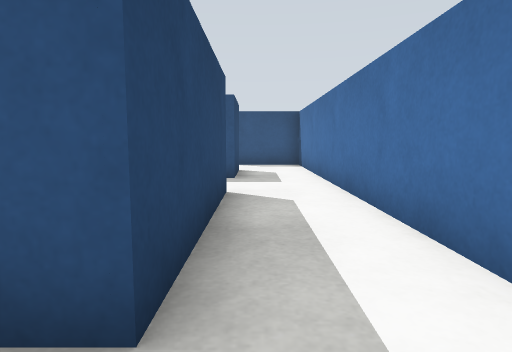
view 1 (above)

24 first-person views from a walk through a world built for the Gazebo simulator. The camera is 0.18 m above the floor, tilts 6° down and sees 75° across. The floor is counted in squares, 0.2 m on a side. Each view is taken from the middle of a square. On the plan, view 1 faces up. The plan holds only what a view shows up to about 12 squares ahead; the rest is blank.

view 2
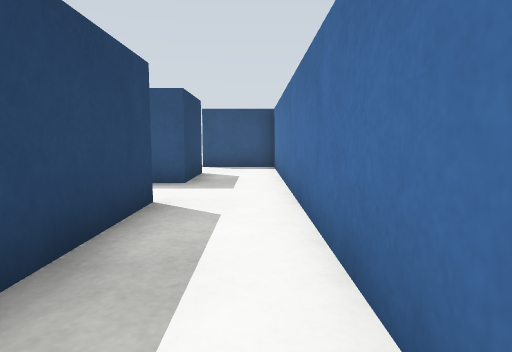

view 3
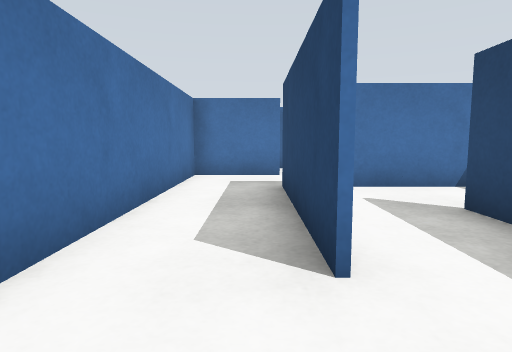

view 4
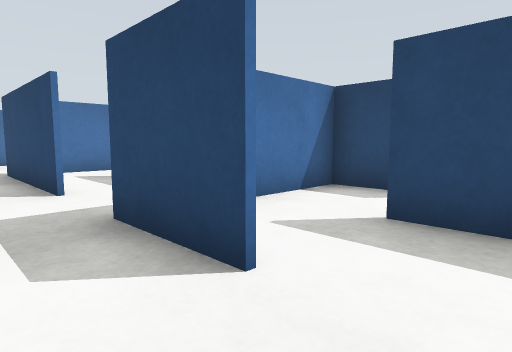

view 5
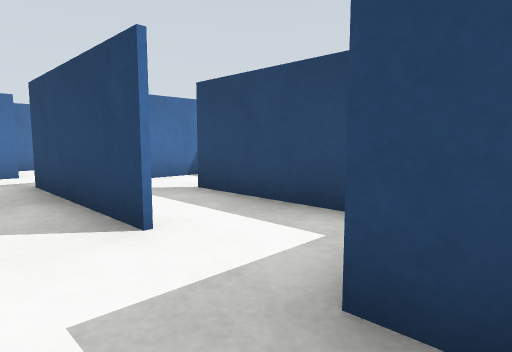

view 6
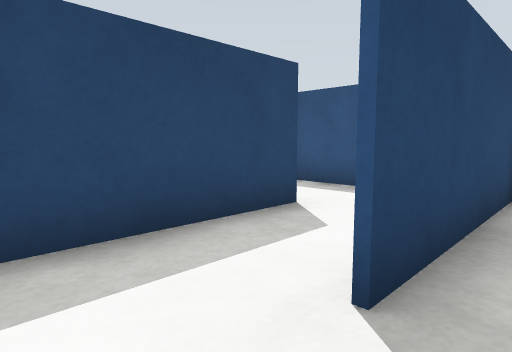

view 7
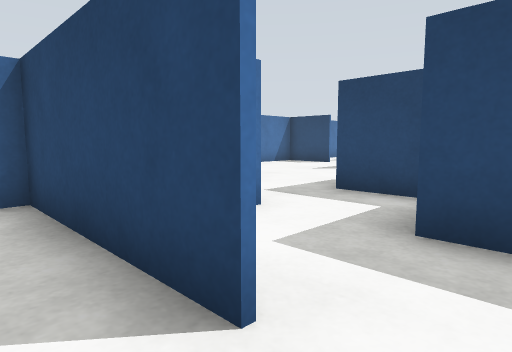

view 8
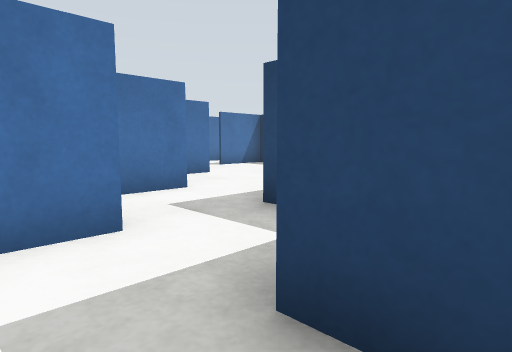

view 9
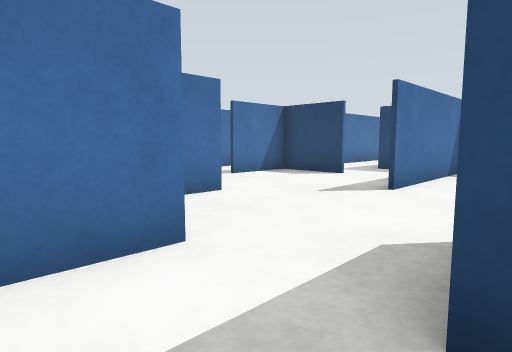

view 10
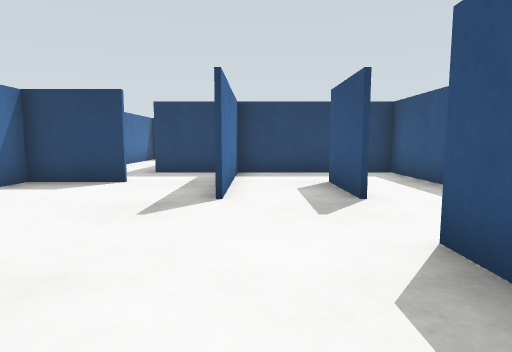

view 11
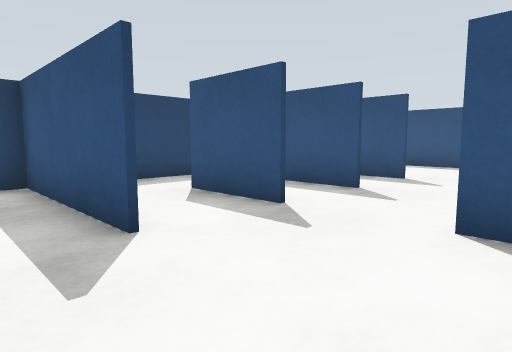

view 12
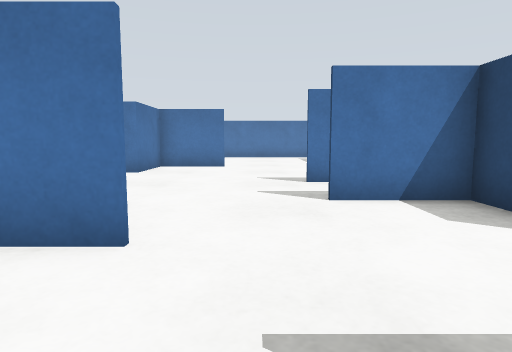

view 13
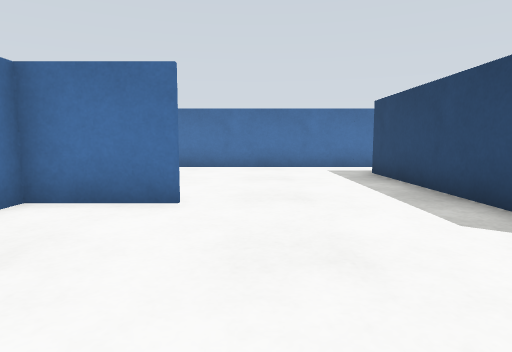

view 14
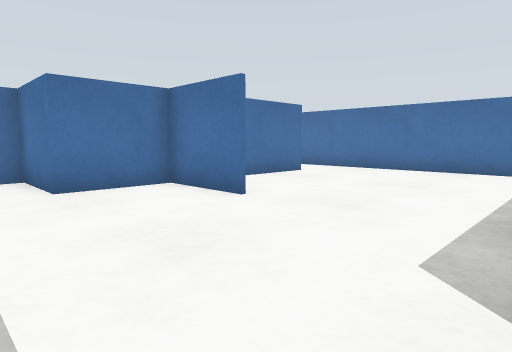

view 15
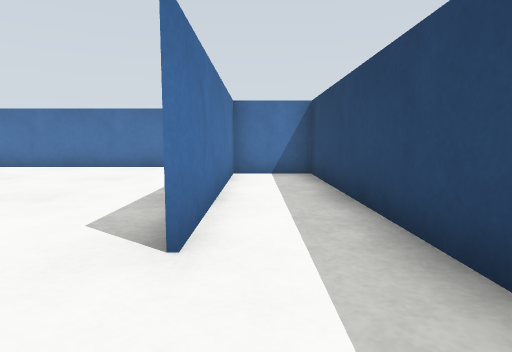

view 16
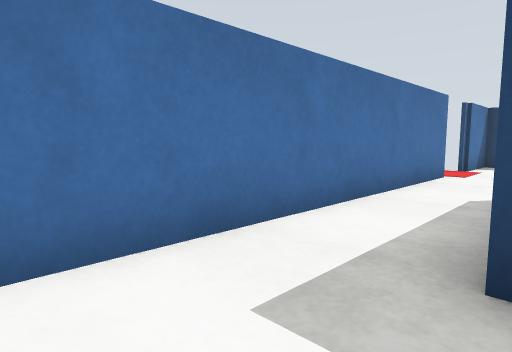

view 17
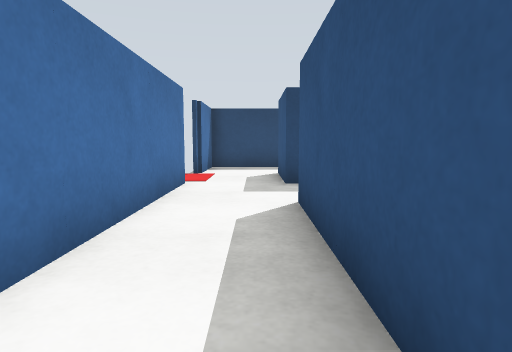

view 18
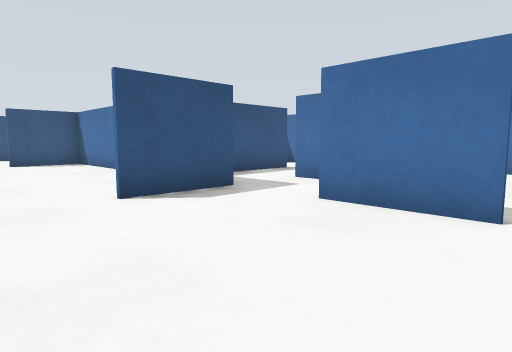

view 19
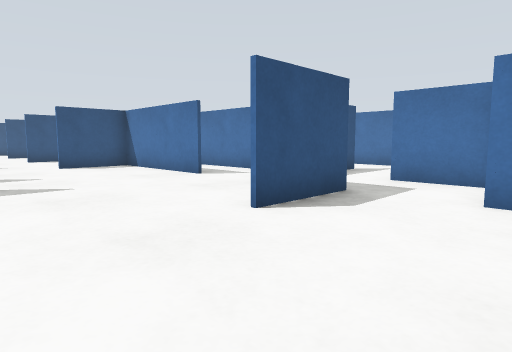

view 20
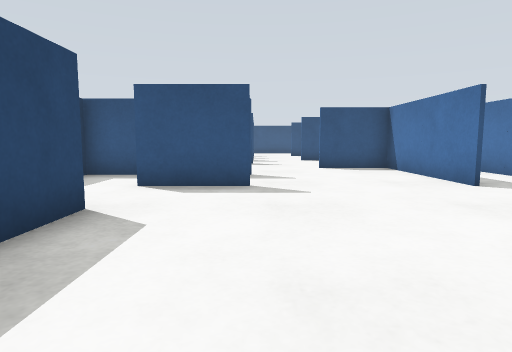

view 21
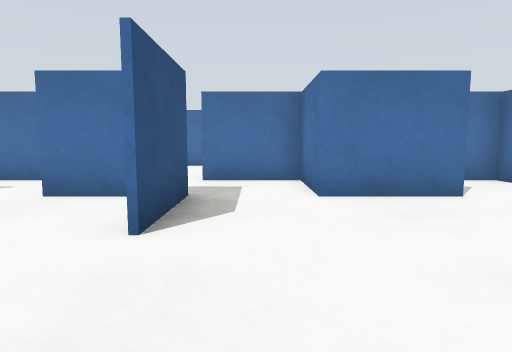

view 22
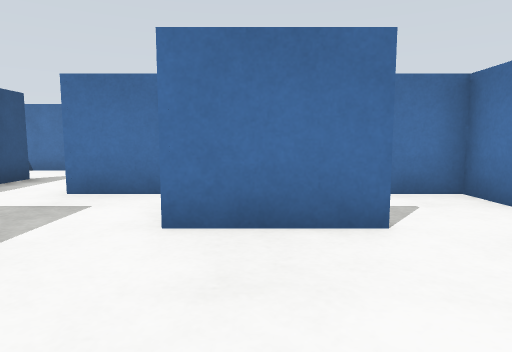

view 23
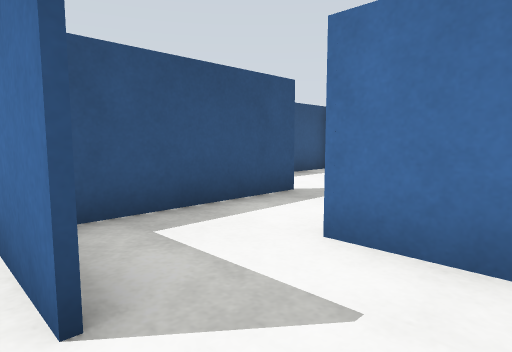

view 24
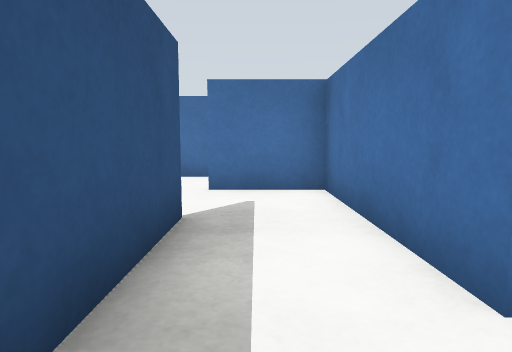

### Floor plan
Points are (right, up) in squares from view 1. A wall is a line through its corners. A room is listed if a view was taken in it or the views show most of it. See-through windows are left out.
Room 1 (views 1, 2, 3, 4, 5)
walls: (-0.5, 6) (-0.5, 1.4); (-0.5, 10.5) (-0.5, 8.1) (-1.2, 8.1); (-0.8, -0.8) (1.6, -0.8) (1.6, 12.6) (-0.9, 12.6)
ways out: opening at (-1, 11.5) to room 10; opening at (-1, 6.5) to room 15; opening at (-1, 0)
Room 2 (view 6)
walls: (-3.5, 1.5) (-1.8, 1.5); (-2.8, 5.5) (-2.8, 3.6)
ways out: opening at (-3, 2.5) to room 13; opening at (-2, 4.5) to room 15
Room 3 (views 7, 8)
walls: (-5, 8.1) (-6.9, 8.1); (-7.3, 6.9) (-7.3, 5.9)
ways out: opening at (-4, 4.5) to room 13; opening at (-7, 5)
Room 4 (views 9, 10)
walls: (-9.8, 1.5) (-8.2, 1.5); (-9.5, 5.1) (-9.5, 3.6)
ways out: opening at (-10, 2.5) to room 6; opening at (-8.5, 4)
Room 5 (views 11, 13, 14, 16, 17, 18, 19, 20, 21, 22)
walls: (-16.3, -7.6) (-16.3, -14.4); (-12, -9.8) (-9.6, -9.8) (-9.6, -7.5); (-14.1, -5.4) (-16.4, -5.4); (-15.9, -5.3) (-14.1, -5.3); (-9.5, -9.9) (-11.9, -9.9); (-16.8, -14.4) (-20.9, -14.4); (-9.6, -5.5) (-9.6, -0.9) (-11.9, -0.9); (-9.6, -14.5) (-9.6, -12); (-16.3, -0.8) (-16.3, -3) (-14.1, -3); (-12, -0.8) (-10.8, -0.8); (-23, -14.4) (-25.1, -14.4); (-14, 1.4) (-16.4, 1.4); (-23.2, -16.5) (-10.6, -16.5); (-27.5, -14.1) (-27.5, -16.5) (-25.1, -16.5)
ways out: opening at (-12.5, 1) to room 6; opening at (-16, -5.5) to room 7; opening at (-10, -15.5) to room 8; opening at (-10, -11) to room 11; opening at (-16, 0) to room 14; opening at (-26.5, -14); opening at (-10, -6.5); gap at (-25, -17)
Room 6 (view 12)
walls: (-14, 3.6) (-16.4, 3.6); (-14, 5.9) (-18.5, 5.9) (-18.5, 1); (-11, 3.6) (-11.9, 3.6); (-18.5, 1.5) (-14.1, 1.5)
ways out: opening at (-10, 2.5) to room 4; opening at (-12.5, 1) to room 5; opening at (-12.5, 6)
Room 7 (view 15)
walls: (-18.5, -6.9) (-18.5, -14.3) (-16.4, -14.3) (-16.4, -7.6); (-17.1, -3.1) (-18.6, -3.1)
ways out: opening at (-16, -5.5) to room 5
Room 8 (view 23)
walls: (-10.6, -16.5) (-7.4, -16.5) (-7.4, -14.3)
ways out: opening at (-10, -15.5) to room 5; opening at (-8.5, -14) to room 9
Room 9 (view 24)
walls: (-7.4, -14.3) (-5.4, -14.3); (-5, -12.1) (-8.9, -12.1)
ways out: opening at (-8.5, -14) to room 8; opening at (-6.5, -13)
Room 10 (no view inside)
walls: (-2.8, 11.6) (-2.8, 10.4)
ways out: opening at (-1, 11.5) to room 1; opening at (-3, 9.5)
Room 11 (no view inside)
walls: (-9.6, -12) (-7.4, -12) (-7.4, -9.8)
ways out: opening at (-10, -11) to room 5; opening at (-8.5, -10) to room 12
Room 12 (no view inside)
walls: (-5, -7.6) (-7.6, -7.6)
ways out: opening at (-8.5, -10) to room 11; opening at (-6.5, -9)
Room 13 (no view inside)
walls: (-5, 6) (-5, 1.5) (-3.5, 1.5)
ways out: opening at (-3, 2.5) to room 2; opening at (-4, 4.5) to room 3
Room 14 (no view inside)
walls: (-18.5, 1) (-18.5, -0.9); (-16.4, 1.4) (-18.6, 1.4)
ways out: opening at (-16, 0) to room 5; opening at (-17.5, -1)
Room 15 (no view inside)
walls: (-2.8, 8.2) (-2.8, 5.5)
ways out: opening at (-1, 6.5) to room 1; opening at (-2, 4.5) to room 2

Positions as (right, up) in squares from view 1, and headings:
1: (0, 0), facing up
2: (1, 1), facing up
3: (0, 8), facing down
4: (1, 12), facing down-left
5: (1, 9), facing down-left
6: (-2, 2), facing up-left
7: (-4, 7), facing down-left
8: (-6, 7), facing down-left
9: (-8, 4), facing down-left
10: (-9, 2), facing left
11: (-11, 0), facing up-left
12: (-13, 2), facing down
13: (-13, -5), facing down
14: (-16, -6), facing down-right
15: (-17, -5), facing down
16: (-14, -14), facing down-left
17: (-16, -15), facing left
18: (-14, -15), facing up-right
19: (-15, -13), facing up-right
20: (-14, -12), facing up
21: (-15, -11), facing right
22: (-13, -13), facing right
23: (-10, -16), facing up-right
24: (-9, -13), facing right
